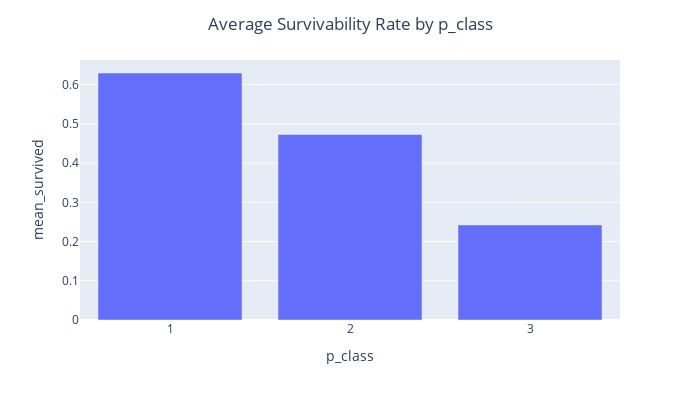

Write notebook code for a chart like this one.
### Code cell
vizSurvivalRate(eda_df, 'p_class', 'Bar')

### Figure 1 — Plotly figure (JSON) as saved in the notebook; plotly's stock layout.template omitted (floating-point values rounded to 4 significant figures)
{"data": [{"alignmentgroup": "True", "hovertemplate": "p_class=%{x}<br>mean_survived=%{y}<extra></extra>", "legendgroup": "", "marker": {"color": "#636efa", "pattern": {"shape": ""}}, "name": "", "offsetgroup": "", "orientation": "v", "showlegend": false, "textposition": "auto", "type": "bar", "x": ["1", "2", "3"], "xaxis": "x", "y": [0.6296, 0.4728, 0.2424], "yaxis": "y"}], "layout": {"barmode": "relative", "height": 400, "legend": {"tracegroupgap": 0}, "margin": {"t": 60}, "title": {"text": "Average Survivability Rate by p_class", "x": 0.5}, "width": 700, "xaxis": {"anchor": "y", "domain": [0, 1], "title": {"text": "p_class"}}, "yaxis": {"anchor": "x", "domain": [0, 1], "title": {"text": "mean_survived"}}}}
